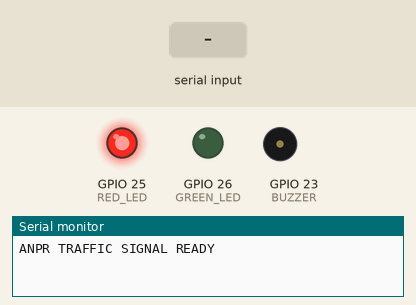
Bench run of a sketch on a simulated ESP32. Parts: output pins drawn as LEDs (lit = HIGH), buzzer (waves = sounding, pin HIGH), the last lines printed to the serial monitor. The inputs (shaded band) are chosen by the test bench.

Above: at 1.2 s.
1.3 s: "TRIGGER\n" received over Serial
At 1.7 s:
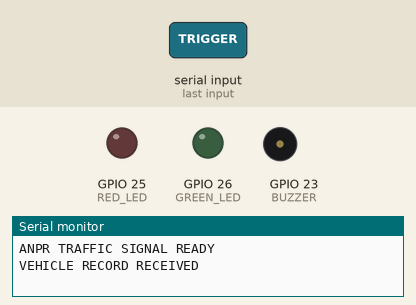
At 5.6 s:
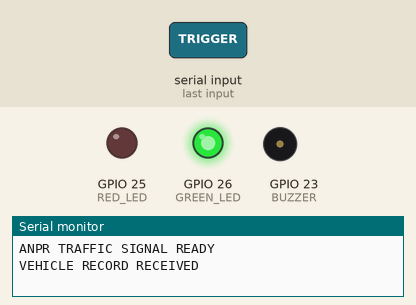
Timing chart, 0 to 8.8 s (numbered marks = the images above; inputs shaded):
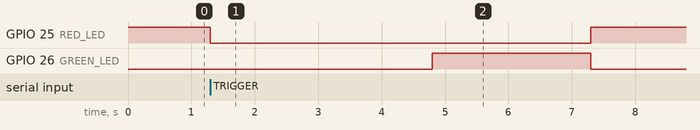

Measured:
- after the input at 1.3 s, GPIO 25 (RED_LED): HIGH → LOW at once, → HIGH 6.0 s later; GPIO 26 (GREEN_LED): LOW → HIGH after 3.5 s, → LOW 2.5 s later

The sketch:

esp32_traffic_signal.ino
```cpp
#define RED_LED 25
#define GREEN_LED 26
#define BUZZER 23

// Keep false until the buzzer transistor circuit is installed.
// Change to true after completing the buzzer wiring.
const bool BUZZER_INSTALLED = false;

void redSignal() {
  digitalWrite(RED_LED, HIGH);
  digitalWrite(GREEN_LED, LOW);
  digitalWrite(BUZZER, LOW);
}

void setup() {
  Serial.begin(115200);

  pinMode(RED_LED, OUTPUT);
  pinMode(GREEN_LED, OUTPUT);
  pinMode(BUZZER, OUTPUT);

  // Default traffic state
  redSignal();

  Serial.println("ANPR TRAFFIC SIGNAL READY");
}

void loop() {

  if (Serial.available() > 0) {

    String command = Serial.readStringUntil('\n');
    command.trim();

    if (command == "TRIGGER") {

      Serial.println("VEHICLE RECORD RECEIVED");

      // Red OFF
      digitalWrite(RED_LED, LOW);

      // Buzzer ON for 3.5 seconds
      if (BUZZER_INSTALLED) {
        digitalWrite(BUZZER, HIGH);
      }

      delay(3500);

      // Buzzer OFF
      digitalWrite(BUZZER, LOW);

      // Green ON for 2.5 seconds
      digitalWrite(GREEN_LED, HIGH);
      delay(2500);

      // Green OFF, Red ON
      digitalWrite(GREEN_LED, LOW);
      digitalWrite(RED_LED, HIGH);

      Serial.println("TRAFFIC SIGNAL RESET");
    }
  }
}
```
